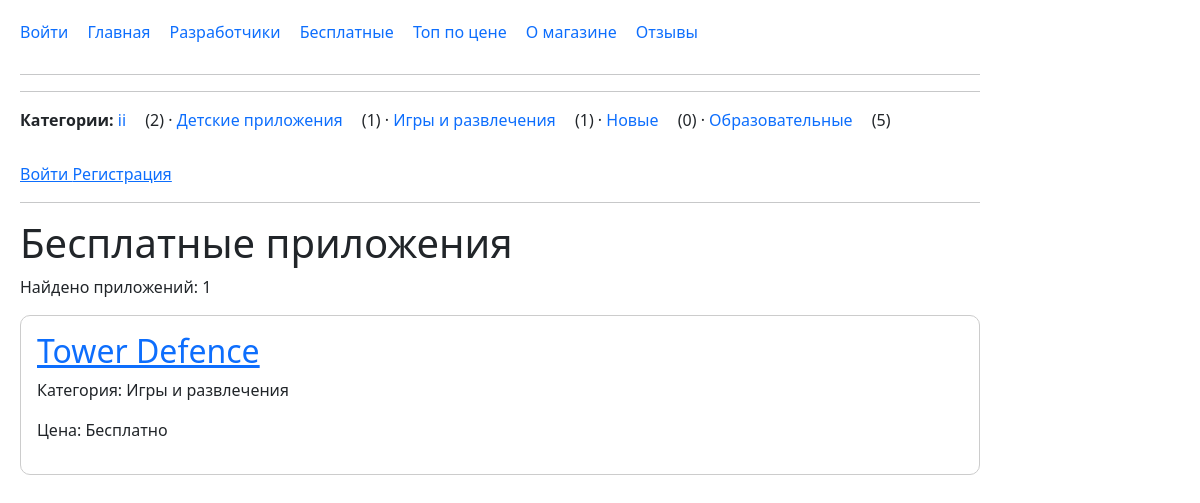
Page /free/ on the committed database.
### mainapp/models.py (models this page shows, shortened)
class Category(models.Model):
    name = models.CharField(max_length=50)
    icon = models.ImageField(
        upload_to='categories/',
        blank=True,
        validators=[
            FileExtensionValidator(
                allowed_extensions=['png', 'jpg', 'jpeg', 'webp']
            )
        ],
    )
    def __str__(self):
        return self.name

class App(models.Model):
    name = models.CharField(max_length=200)
    description = models.TextField(blank=True)
    created_at = models.DateTimeField(auto_now_add=True)
    downloads = models.PositiveIntegerField(default=0)
    price = models.DecimalField(
        max_digits=10,
        decimal_places=2,
        default=0,
        validators=[
            MinValueValidator(
                0,
                message='Цена не может быть отрицательной.'
            ),
        ],
    )
    objects = models.Manager.from_queryset(AppQuerySet)()
    category = models.ForeignKey(
        Category,
        on_delete=models.CASCADE,
        null=True,
        blank=True,
        related_name='apps',
    )
    rating_avg = models.DecimalField(
        max_digits=3,
        decimal_places=2,
        default=0,
        editable=False,
    )
    rating_count = models.PositiveIntegerField(
        default=0,
        editable=False,
    )
    icon = models.ImageField(
        upload_to='icons/',
        blank=True,
    )
    author = models.ForeignKey(
        User,
        on_delete=models.SET_NULL,
        null=True,
        blank=True,
        related_name='apps',
    )
    favorited_by = models.ManyToManyField(
        User,
        related_name='favorite_apps',
        blank=True,
    )
    buyers = models.ManyToManyField(
        User,
        through='Purchase',
        related_name='purchased_apps',
        blank=True,
    )

### mainapp/views.py (the view)
# urls.py: path('free/', views.free_apps, name='free'),
def free_apps(request):
    apps = App.objects.free()
    return render(request, 'mainapp/free.html', {
        'apps': apps
    })

### mainapp/context_processors.py (called while the page is built)
def store_menu(request):
    nav_categories = (
        Category.objects
        .annotate(apps_count=Count('apps'))
        .order_by('name')
    )
    return {
        'nav_categories': nav_categories,
    }

### mainapp/models.py (called while the page is built)
    def free(self):
        return self.filter(price=0)

### mainapp/templates/mainapp/free.html (shortened to what this page needs)
{% extends 'mainapp/base.html' %}
{% block content %}
<h1>Бесплатные приложения</h1>
<p>Найдено приложений: {{ apps|length }}</p>
{% for app in apps %}
    <div class="app-card">
        <h2>
           <a href="{% url 'mainapp:app_detail' app.id app.name %}">
            {{ app.name }}
           </a>
        </h2>
        <p>Категория: {{ app.category }}</p>
        <p>Цена: Бесплатно</p>
    </div>
{% empty %}
    <p>Бесплатных приложений пока нет.</p>
{% endfor %}
{% endblock %}

### mainapp/templates/mainapp/base.html (shortened to what this page needs)
{% load static %}
{% load django_bootstrap5 %}
<!DOCTYPE html>
<html lang="ru">
<head>
    <link rel="stylesheet" href="{% static 'mainapp/style.css' %}">
{% bootstrap_css %}
</head>
<nav>
    <a href="{% url 'mainapp:login' %}">Войти</a>
    <a href="{% url 'mainapp:home' %}">Главная</a>
    <a href="{% url 'mainapp:developers' %}">Разработчики</a>
    <a href="{% url 'mainapp:free' %}">Бесплатные</a>
    <a href="{% url 'mainapp:top' %}">Топ по цене</a>
    <a href="{% url 'mainapp:about' %}">О магазине</a>
    <a href="{% url 'mainapp:reviews' %}">Отзывы</a>
</nav>
<hr>
<hr>
<nav>
    <strong>Категории:</strong>
    {% for category in nav_categories %}
        <a href="{% url 'mainapp:category_detail' category.id category.name %}">
            {{ category.name }}
        </a>
        ({{ category.apps_count }})
        {% if not forloop.last %}
            ·
        {% endif %}
    {% empty %}
        Категорий пока нет.
    {% endfor %}
</nav>
{% if request.user.is_authenticated %}
    <span>{{ request.user.username }}</span>
    <a href="{% url 'mainapp:my_apps' %}">
        Мои приложения
    </a>
    <a href="{% url 'mainapp:favorites' %}">
        Избранное ({{ request.user.favorite_apps.count }})
    </a>
    <a href="{% url 'mainapp:my_purchases' %}">
    Мои покупки
    </a>
    {% if request.user.is_staff %}
    <a href="{% url 'mainapp:bulk_discount' %}">
        Массовая скидка
    </a>
    <a href="{% url 'mainapp:edit_categories' %}">
        Редактировать категории
    </a>
    {% endif %}
    <form method="post"
          action="{% url 'mainapp:logout' %}"
          style="display:inline;">
        {% csrf_token %}
        <button type="submit">Выйти</button>
    </form>
{% else %}
    <a href="{% url 'mainapp:login' %}">
        Войти
    </a>
    <a href="{% url 'mainapp:register' %}">
        Регистрация
    </a>
{% endif %}
<hr>
{% block content %}
{% endblock %}
</body>
</html>

### mainapp/static/mainapp/style.css (style rules this page uses)
nav { margin-bottom: 30px; }
nav a { margin-right: 15px; text-decoration: none; }
.app-card { border: 1px solid #ccc; padding: 16px; margin-bottom: 15px; border-radius: 10px; }

### rows in the picture
Category: name "ii", apps_count "2"
Category: name "Детские приложения", apps_count "1"
Category: name "Игры и развлечения", apps_count "1"
Category: name "Новые", apps_count "0"
Category: name "Образовательные", apps_count "5"
App: name "Tower Defence", category "Игры и развлечения"

### other values in the picture
{{ apps|length }} "1"
